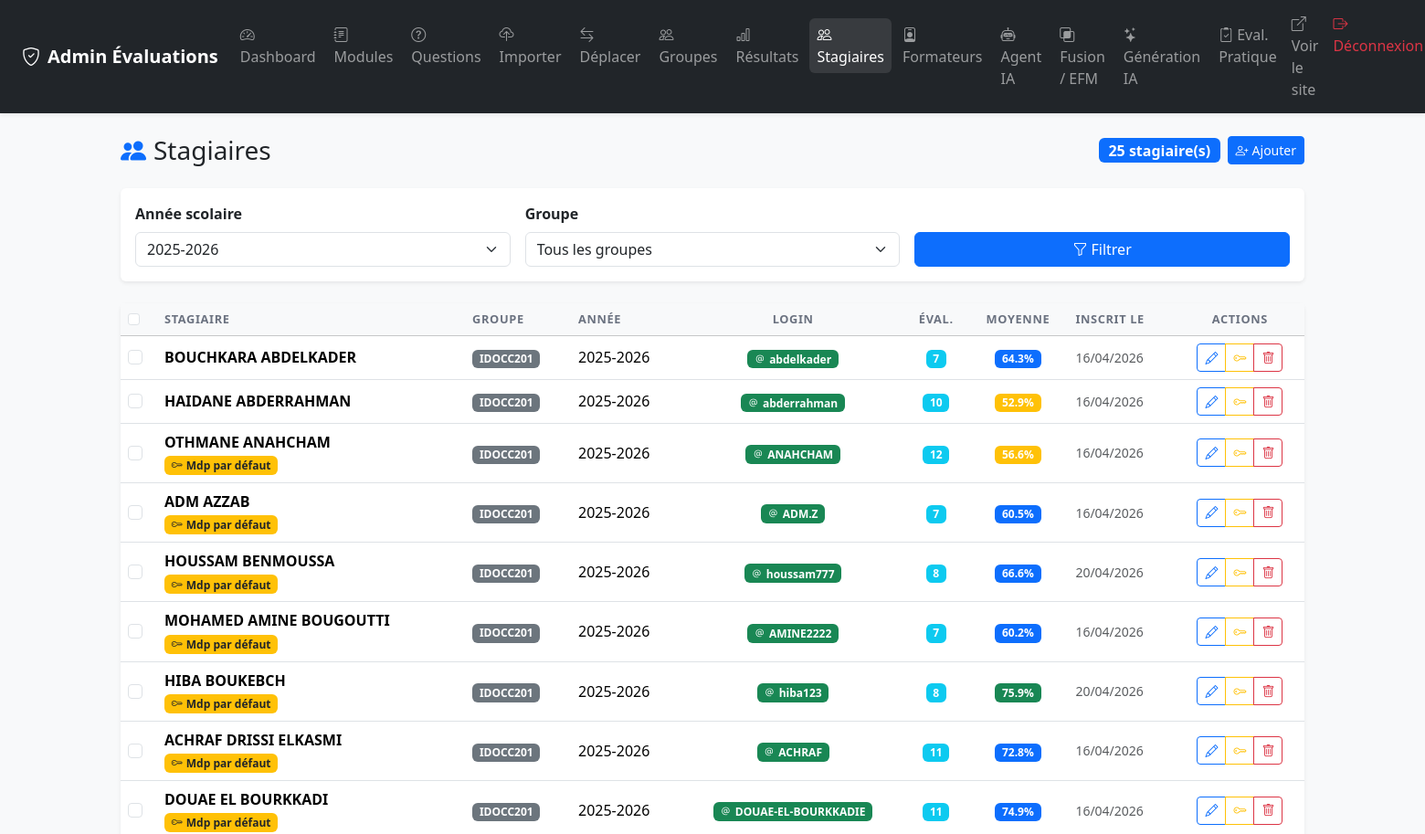
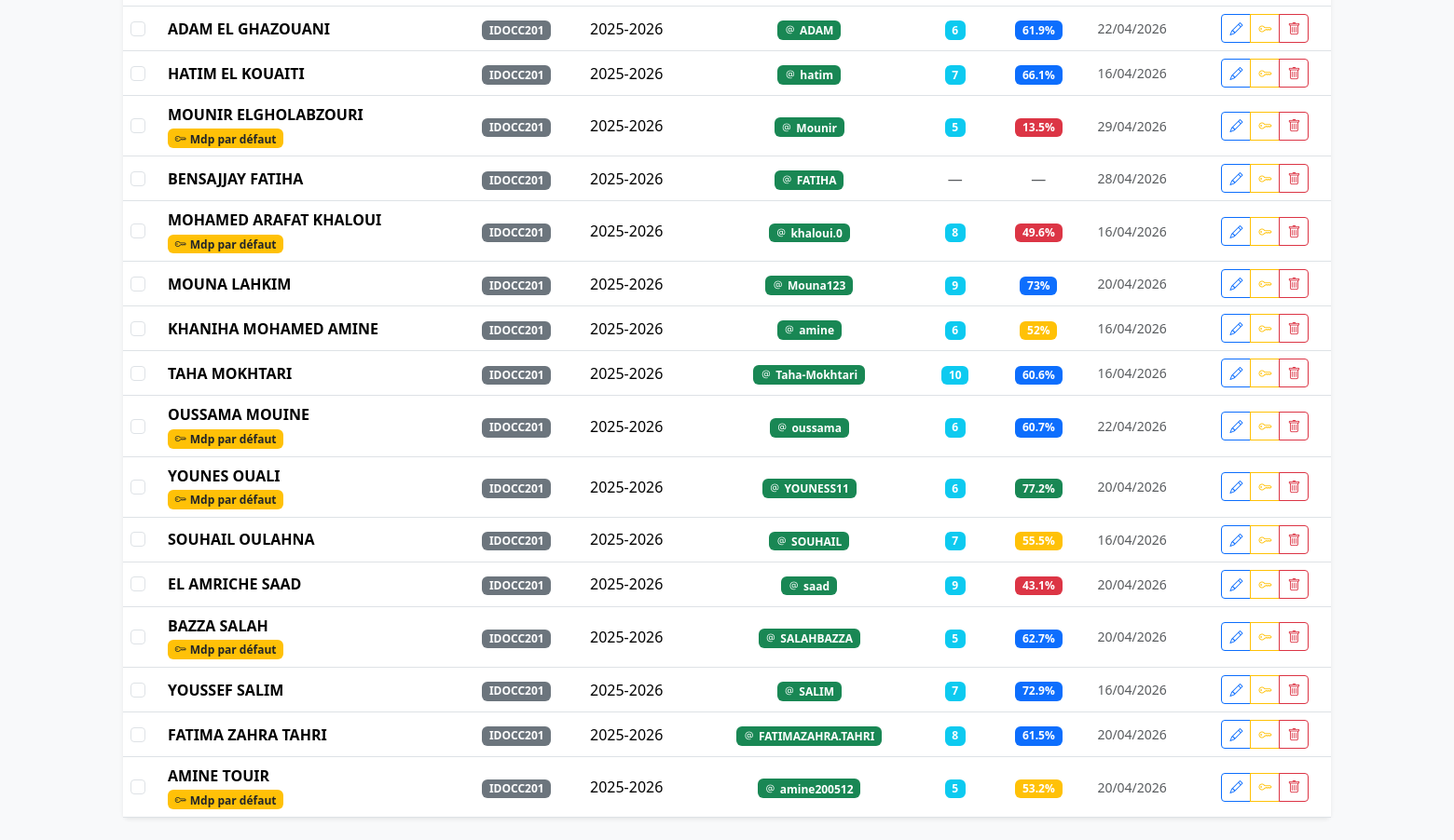
The page /admin/stagiaires.php (signed in) on the database its author committed (2 pictures, top to bottom).
### tables this page shows
CREATE TABLE `stagiaires` (
  `id` int NOT NULL AUTO_INCREMENT,
  `nom` varchar(100) NOT NULL,
  `prenom` varchar(100) NOT NULL,
  `groupe_id` int NOT NULL,
  `annee_scolaire` varchar(20) NOT NULL DEFAULT '2025-2026',
  `login` varchar(100) DEFAULT NULL,
  `password_hash` varchar(255) DEFAULT NULL,
  `must_change_password` tinyint(1) NOT NULL DEFAULT '0',
  `created_at` timestamp NULL DEFAULT CURRENT_TIMESTAMP,
  PRIMARY KEY (`id`),
  UNIQUE KEY `login` (`login`),
  KEY `groupe_id` (`groupe_id`),
  CONSTRAINT `stagiaires_ibfk_1` FOREIGN KEY (`groupe_id`) REFERENCES `groupes` (`id`) ON DELETE CASCADE
);

CREATE TABLE `groupes` (
  `id` int NOT NULL AUTO_INCREMENT,
  `nom` varchar(100) NOT NULL,
  `created_at` timestamp NULL DEFAULT CURRENT_TIMESTAMP,
  PRIMARY KEY (`id`)
);

### includes/functions.php (called while the page is built, shortened)
<?php
function sanitize(string $str): string {
    return htmlspecialchars(trim($str), ENT_QUOTES, 'UTF-8');
}
function getMention(float $pourcentage): array {
    if ($pourcentage >= 75) return ['label' => 'Très bien', 'class' => 'success'];
    if ($pourcentage >= 60) return ['label' => 'Bien', 'class' => 'primary'];
    if ($pourcentage >= 50) return ['label' => 'Passable', 'class' => 'warning'];
    return ['label' => 'Insuffisant', 'class' => 'danger'];
}
function getStagiaires(?int $groupeId = null, ?string $annee = null): array {
    $pdo = getDB();
    $where = []; $params = [];
    if ($annee)    { $where[] = 's.annee_scolaire = ?'; $params[] = $annee; }
    $sql = "SELECT s.*, g.nom AS groupe_nom,
                COUNT(se.id) AS nb_evaluations,
                COALESCE(AVG(CASE WHEN se.statut='termine' THEN se.pourcentage END), NULL) AS moy_pourcentage
            FROM stagiaires s
            JOIN groupes g ON g.id = s.groupe_id
            LEFT JOIN sessions_eval se ON se.stagiaire_id = s.id
            " . ($where ? 'WHERE ' . implode(' AND ', $where) : '') . "
            GROUP BY s.id ORDER BY s.annee_scolaire DESC, g.nom, s.nom, s.prenom";
    $stmt = $pdo->prepare($sql);
    $stmt->execute($params);
    return $stmt->fetchAll();
}
function getAnneesDisponibles(): array {
    $y = (int)date('Y');
    $m = (int)date('m');
    $start = $m >= 9 ? $y : $y - 1;
    $annees = [];
    for ($i = $start + 1; $i >= $start - 1; $i--) {
        $annees[] = $i . '-' . ($i + 1);
    }
    return $annees;
}
function getAnneeCourante(): string {
    $y = (int)date('Y');
    $m = (int)date('m');
    $start = $m >= 9 ? $y : $y - 1;
    return $start . '-' . ($start + 1);
}

### admin/stagiaires.php (the view, shortened to what this page needs)
<?php
require_once __DIR__ . '/../includes/functions.php';
$annees      = getAnneesDisponibles();
$anneeActive = $_GET['annee'] ?? getAnneeCourante();
$groupeFiltre= isset($_GET['groupe_id']) ? (int)$_GET['groupe_id'] : null;
$stagiaires = getStagiaires($groupeFiltre ?: null, $anneeActive ?: null);
?>
<!DOCTYPE html>
<html lang="fr">
<head>
    <link href="https://cdn.jsdelivr.net/npm/bootstrap@5.3.2/dist/css/bootstrap.min.css" rel="stylesheet">
    <link href="https://cdn.jsdelivr.net/npm/bootstrap-icons@1.11.3/font/bootstrap-icons.min.css" rel="stylesheet">
    <link href="../assets/css/style.css" rel="stylesheet">
</head>
<body class="bg-light">
<?php include __DIR__ . '/partials/navbar.php'; ?>
<div class="container py-4">
    <div class="d-flex align-items-center justify-content-between mb-4">
        <h1 class="h3 mb-0"><i class="bi bi-people-fill me-2 text-primary"></i>Stagiaires</h1>
        <div class="d-flex gap-2 align-items-center">
            <span class="badge bg-primary fs-6"><?= count($stagiaires) ?> stagiaire(s)</span>
            <button class="btn btn-primary btn-sm" data-bs-toggle="modal" data-bs-target="#modalCreer">
                <i class="bi bi-person-plus me-1"></i>Ajouter
            </button>
        </div>
    </div>
    <div class="card border-0 shadow-sm mb-4">
        <div class="card-body">
            <form method="GET" class="row g-3 align-items-end">
                <div class="col-md-4">
                    <label class="form-label fw-semibold">Année scolaire</label>
                    <select name="annee" class="form-select">
                        <?php foreach ($annees as $a): ?>
                            <option value="<?= $a ?>" <?= $a === $anneeActive ? 'selected' : '' ?>><?= $a ?></option>
                        <?php endforeach; ?>
                    </select>
                </div>
                <div class="col-md-4">
                    <label class="form-label fw-semibold">Groupe</label>
                    <select name="groupe_id" class="form-select">
                        <option value="">Tous les groupes</option>
                    </select>
                </div>
                <div class="col-md-4">
                    <button class="btn btn-primary w-100"><i class="bi bi-funnel me-1"></i>Filtrer</button>
                </div>
            </form>
        </div>
    </div>
    <div class="card border-0 shadow-sm">
        <div class="table-responsive">
            <table class="table table-hover align-middle mb-0">
                <thead class="table-light">
                    <tr>
                        <th style="width: 40px;">
                            <input type="checkbox" class="form-check-input" id="selectAll" onchange="toggleSelectAll()">
                        </th>
                        <th>Stagiaire</th>
                        <th>Groupe</th>
                        <th>Année</th>
                        <th class="text-center">Login</th>
                        <th class="text-center">Éval.</th>
                        <th class="text-center">Moyenne</th>
                        <th>Inscrit le</th>
                        <th class="text-center">Actions</th>
                    </tr>
                </thead>
                <tbody>
                <?php if (empty($stagiaires)): ?>
                    <tr><td colspan="9" class="text-center text-muted py-4">Aucun stagiaire trouvé.</td></tr>
                <?php else: ?>
                    <?php foreach ($stagiaires as $s): ?>
                    <tr>
                        <td>
                            <input type="checkbox" class="form-check-input stagiaire-checkbox" value="<?= $s['id'] ?>" onchange="updateBulkActionBar()">
                        </td>
                        <td>
                            <div class="fw-semibold"><?= sanitize($s['prenom']) ?> <?= sanitize(strtoupper($s['nom'])) ?></div>
                            <?php if (!empty($s['must_change_password'])): ?>
                                <span class="badge bg-warning text-dark small"><i class="bi bi-key me-1"></i>Mdp par défaut</span>
                            <?php endif; ?>
                        </td>
                        <td><span class="badge bg-secondary"><?= sanitize($s['groupe_nom']) ?></span></td>
                        <td><?= sanitize($s['annee_scolaire']) ?></td>
                        <td class="text-center">
                            <?php if (!empty($s['login'])): ?>
                                <span class="badge bg-success"><i class="bi bi-at me-1"></i><?= sanitize($s['login']) ?></span>
                            <?php else: ?>
                                <span class="badge bg-light text-muted border">Sans compte</span>
                            <?php endif; ?>
                        </td>
                        <td class="text-center">
                            <?php if ($s['nb_evaluations'] > 0): ?>
                                <span class="badge bg-info"><?= $s['nb_evaluations'] ?></span>
                            <?php else: ?>
                                <span class="text-muted">—</span>
                            <?php endif; ?>
                        </td>
                        <td class="text-center">
                            <?php if ($s['moy_pourcentage'] !== null): ?>
                                <?php $mention = getMention((float)$s['moy_pourcentage']); ?>
                                <span class="badge bg-<?= $mention['class'] ?>"><?= round($s['moy_pourcentage'], 1) ?>%</span>
                            <?php else: ?>
                                <span class="text-muted">—</span>
                            <?php endif; ?>
                        </td>
                        <td class="text-muted small"><?= date('d/m/Y', strtotime($s['created_at'])) ?></td>
                        <td class="text-center">
                            <div class="btn-group btn-group-sm">
                                <button class="btn btn-outline-primary btn-modifier"
                                    data-id="<?= $s['id'] ?>"
                                    data-nom="<?= sanitize($s['nom']) ?>"
                                    data-prenom="<?= sanitize($s['prenom']) ?>"
                                    data-groupe="<?= $s['groupe_id'] ?>"
                                    data-annee="<?= sanitize($s['annee_scolaire']) ?>"
                                    data-login="<?= sanitize($s['login'] ?? '') ?>"
                                    title="Modifier"><i class="bi bi-pencil"></i>
                                </button>
                                <button class="btn btn-outline-warning btn-reset"
                                    data-id="<?= $s['id'] ?>"
                                    data-nom="<?= sanitize($s['prenom'] . ' ' . strtoupper($s['nom'])) ?>"
                                    title="Réinitialiser mot de passe"><i class="bi bi-key"></i>
                                </button>
                                <button class="btn btn-outline-danger btn-supprimer"
                                    data-id="<?= $s['id'] ?>"
                                    data-nom="<?= sanitize($s['prenom'] . ' ' . strtoupper($s['nom'])) ?>"
                                    data-nb="<?= (int)$s['nb_evaluations'] ?>"
                                    title="Supprimer"><i class="bi bi-trash"></i>
                                </button>
                            </div>
                        </td>
                    </tr>
                    <?php endforeach; ?>
                <?php endif; ?>
                </tbody>
            </table>
        </div>
    </div>
</div>
</body>
</html>

### assets/css/style.css (style rules this page uses)
:root { --primary: #4f46e5; --primary-dk: #3730a3; --success: #16a34a; --danger: #dc2626; --warning: #d97706; --radius: 12px; }
body { font-family: 'Segoe UI', system-ui, -apple-system, sans-serif; }
.card { transition: box-shadow 0.2s; }
.table th { font-size: 0.8rem; text-transform: uppercase; letter-spacing: 0.05em; color: #6b7280; font-weight: 600; }

### rows shown on the page
stagiaires: prenom "BOUCHKARA", nom "ABDELKADER", groupe.nom "IDOCC201", annee_scolaire "2025-2026", login "abdelkader", nb_evaluations "7", moy_pourcentage "64.3", created_at "16/04/2026"
stagiaires: prenom "HAIDANE", nom "ABDERRAHMAN", groupe.nom "IDOCC201", annee_scolaire "2025-2026", login "abderrahman", nb_evaluations "10", moy_pourcentage "52.9", created_at "16/04/2026"
stagiaires: prenom "OTHMANE", nom "ANAHCHAM", must_change_password 1 (drawn), groupe.nom "IDOCC201", annee_scolaire "2025-2026", login "ANAHCHAM", nb_evaluations "12", moy_pourcentage "56.6", created_at "16/04/2026"
stagiaires: prenom "ADM", nom "AZZAB", must_change_password 1 (drawn), groupe.nom "IDOCC201", annee_scolaire "2025-2026", login "ADM.Z", nb_evaluations "7", moy_pourcentage "60.5", created_at "16/04/2026"
stagiaires: prenom "HOUSSAM", nom "BENMOUSSA", must_change_password 1 (drawn), groupe.nom "IDOCC201", annee_scolaire "2025-2026", login "houssam777", nb_evaluations "8", moy_pourcentage "66.6", created_at "20/04/2026"
stagiaires: prenom "MOHAMED AMINE", nom "BOUGOUTTI", must_change_password 1 (drawn), groupe.nom "IDOCC201", annee_scolaire "2025-2026", login "AMINE2222", nb_evaluations "7", moy_pourcentage "60.2", created_at "16/04/2026"
stagiaires: prenom "HIBA", nom "BOUKEBCH", must_change_password 1 (drawn), groupe.nom "IDOCC201", annee_scolaire "2025-2026", login "hiba123", nb_evaluations "8", moy_pourcentage "75.9", created_at "20/04/2026"
stagiaires: prenom "ACHRAF", nom "DRISSI ELKASMI", must_change_password 1 (drawn), groupe.nom "IDOCC201", annee_scolaire "2025-2026", login "ACHRAF", nb_evaluations "11", moy_pourcentage "72.8", created_at "16/04/2026"
stagiaires: prenom "DOUAE", nom "EL BOURKKADI", must_change_password 1 (drawn), groupe.nom "IDOCC201", annee_scolaire "2025-2026", login "DOUAE-EL-BOURKKADIE", nb_evaluations "11", moy_pourcentage "74.9", created_at "16/04/2026"
stagiaires: prenom "ADAM", nom "EL GHAZOUANI", groupe.nom "IDOCC201", annee_scolaire "2025-2026", login "ADAM", nb_evaluations "6", moy_pourcentage "61.9", created_at "22/04/2026"
stagiaires: prenom "HATIM", nom "EL KOUAITI", groupe.nom "IDOCC201", annee_scolaire "2025-2026", login "hatim", nb_evaluations "7", moy_pourcentage "66.1", created_at "16/04/2026"
stagiaires: prenom "MOUNIR", nom "ELGHOLABZOURI", must_change_password 1 (drawn), groupe.nom "IDOCC201", annee_scolaire "2025-2026", login "Mounir", nb_evaluations "5", moy_pourcentage "13.5", created_at "29/04/2026"
stagiaires: prenom "BENSAJJAY", nom "FATIHA", groupe.nom "IDOCC201", annee_scolaire "2025-2026", login "FATIHA", created_at "28/04/2026"
stagiaires: prenom "MOHAMED ARAFAT", nom "KHALOUI", must_change_password 1 (drawn), groupe.nom "IDOCC201", annee_scolaire "2025-2026", login "khaloui.0", nb_evaluations "8", moy_pourcentage "49.6", created_at "16/04/2026"
stagiaires: prenom "MOUNA", nom "LAHKIM", groupe.nom "IDOCC201", annee_scolaire "2025-2026", login "Mouna123", nb_evaluations "9", moy_pourcentage "73", created_at "20/04/2026"
stagiaires: prenom "KHANIHA", nom "MOHAMED AMINE", groupe.nom "IDOCC201", annee_scolaire "2025-2026", login "amine", nb_evaluations "6", moy_pourcentage "52", created_at "16/04/2026"
stagiaires: prenom "TAHA", nom "MOKHTARI", groupe.nom "IDOCC201", annee_scolaire "2025-2026", login "Taha-Mokhtari", nb_evaluations "10", moy_pourcentage "60.6", created_at "16/04/2026"
stagiaires: prenom "OUSSAMA", nom "MOUINE", must_change_password 1 (drawn), groupe.nom "IDOCC201", annee_scolaire "2025-2026", login "oussama", nb_evaluations "6", moy_pourcentage "60.7", created_at "22/04/2026"
stagiaires: prenom "YOUNES", nom "OUALI", must_change_password 1 (drawn), groupe.nom "IDOCC201", annee_scolaire "2025-2026", login "YOUNESS11", nb_evaluations "6", moy_pourcentage "77.2", created_at "20/04/2026"
stagiaires: prenom "SOUHAIL", nom "OULAHNA", groupe.nom "IDOCC201", annee_scolaire "2025-2026", login "SOUHAIL", nb_evaluations "7", moy_pourcentage "55.5", created_at "16/04/2026"
stagiaires: prenom "EL AMRICHE", nom "SAAD", groupe.nom "IDOCC201", annee_scolaire "2025-2026", login "saad", nb_evaluations "9", moy_pourcentage "43.1", created_at "20/04/2026"
stagiaires: prenom "BAZZA", nom "SALAH", must_change_password 1 (drawn), groupe.nom "IDOCC201", annee_scolaire "2025-2026", login "SALAHBAZZA", nb_evaluations "5", moy_pourcentage "62.7", created_at "20/04/2026"
stagiaires: prenom "YOUSSEF", nom "SALIM", groupe.nom "IDOCC201", annee_scolaire "2025-2026", login "SALIM", nb_evaluations "7", moy_pourcentage "72.9", created_at "16/04/2026"
stagiaires: prenom "FATIMA ZAHRA", nom "TAHRI", groupe.nom "IDOCC201", annee_scolaire "2025-2026", login "FATIMAZAHRA.TAHRI", nb_evaluations "8", moy_pourcentage "61.5", created_at "20/04/2026"
stagiaires: prenom "AMINE", nom "TOUIR", must_change_password 1 (drawn), groupe.nom "IDOCC201", annee_scolaire "2025-2026", login "amine200512", nb_evaluations "5", moy_pourcentage "53.2", created_at "20/04/2026"

### other values the page prints
count($stagiaires) "25"
form field annee "2025-2026"
